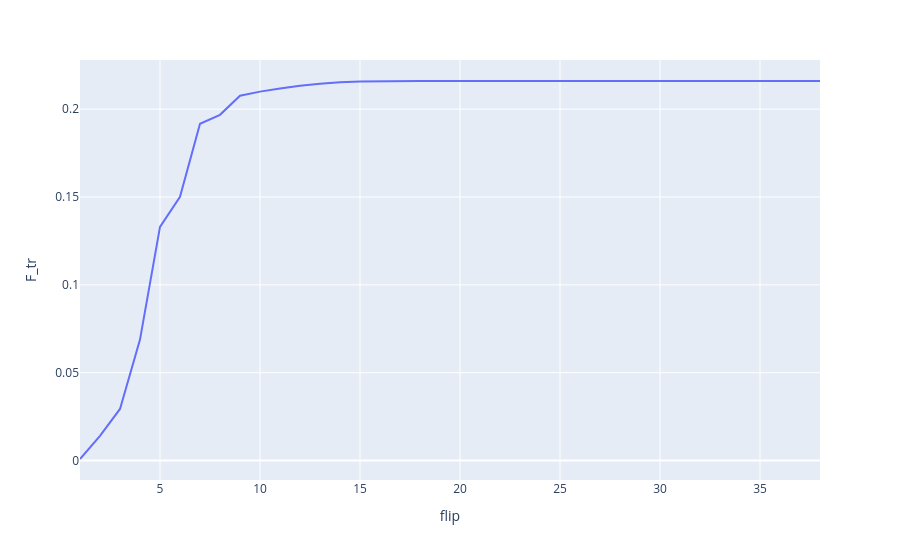

The notebook cell this image was saved under:
### Code cell
import plotly.express as px

if hoda.extra_train_info:
    fig = px.line(df, x='flip', y='F_tr')
    fig.show()

### Figure 1 — Plotly figure (JSON) as saved in the notebook; plotly's stock layout.template omitted (floating-point values rounded to 4 significant figures)
{"data": [{"hovertemplate": "flip=%{x}<br>F_tr=%{y}<extra></extra>", "legendgroup": "", "line": {"color": "#636efa", "dash": "solid"}, "marker": {"symbol": "circle"}, "mode": "lines", "name": "", "orientation": "v", "showlegend": false, "type": "scatter", "x": [1, 2, 3, 4, 5, 6, 7, 8, 9, 10, 11, 12, 13, 14, 15, 16, 17, 18, 19, 20, 21, 22, 23, 24, 25, 26, 27, 28, 29, 30, 31, 32, 33, 34, 35, 36, 37, 38], "xaxis": "x", "y": [0.0008635, 0.01407, 0.02934, 0.06884, 0.133, 0.1501, 0.1917, 0.1968, 0.2076, 0.21, 0.2117, 0.2134, 0.2145, 0.2154, 0.2157, 0.2159, 0.216, 0.216, 0.216, 0.216, 0.216, 0.216, 0.216, 0.216, 0.216, 0.216, 0.216, 0.216, 0.216, 0.216, 0.216, 0.216, 0.216, 0.216, 0.216, 0.216, 0.216, 0.216], "yaxis": "y"}], "layout": {"legend": {"tracegroupgap": 0}, "margin": {"t": 60}, "xaxis": {"anchor": "y", "domain": [0, 1], "title": {"text": "flip"}}, "yaxis": {"anchor": "x", "domain": [0, 1], "title": {"text": "F_tr"}}}}
